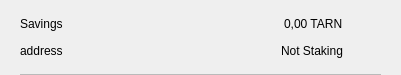
<?xml version="1.0" encoding="UTF-8"?>
<ui version="4.0">
 <class>CSRow</class>
 <widget class="QWidget" name="CSRow">
  <property name="geometry">
   <rect>
    <x>0</x>
    <y>0</y>
    <width>401</width>
    <height>75</height>
   </rect>
  </property>
  <property name="windowTitle">
   <string>Form</string>
  </property>
  <layout class="QVBoxLayout" name="verticalLayout">
   <property name="spacing">
    <number>0</number>
   </property>
   <property name="leftMargin">
    <number>20</number>
   </property>
   <property name="topMargin">
    <number>10</number>
   </property>
   <property name="rightMargin">
    <number>20</number>
   </property>
   <property name="bottomMargin">
    <number>0</number>
   </property>
   <item>
    <widget class="QWidget" name="info" native="true">
     <property name="minimumSize">
      <size>
       <width>0</width>
       <height>0</height>
      </size>
     </property>
     <layout class="QHBoxLayout" name="horizontalLayout_3">
      <property name="leftMargin">
       <number>0</number>
      </property>
      <property name="topMargin">
       <number>0</number>
      </property>
      <property name="rightMargin">
       <number>0</number>
      </property>
      <property name="bottomMargin">
       <number>10</number>
      </property>
      <item>
       <widget class="QWidget" name="container" native="true">
        <property name="minimumSize">
         <size>
          <width>0</width>
          <height>0</height>
         </size>
        </property>
        <layout class="QVBoxLayout" name="verticalLayout_2">
         <property name="spacing">
          <number>0</number>
         </property>
         <property name="leftMargin">
          <number>0</number>
         </property>
         <property name="topMargin">
          <number>0</number>
         </property>
         <property name="rightMargin">
          <number>0</number>
         </property>
         <property name="bottomMargin">
          <number>0</number>
         </property>
         <item>
          <layout class="QHBoxLayout" name="horizontalLayout">
           <item>
            <widget class="QLabel" name="labelName">
             <property name="toolTip">
              <string notr="true"/>
             </property>
             <property name="text">
              <string>Savings</string>
             </property>
            </widget>
           </item>
           <item>
            <spacer name="horizontalSpacer">
             <property name="orientation">
              <enum>Qt::Horizontal</enum>
             </property>
             <property name="sizeHint" stdset="0">
              <size>
               <width>40</width>
               <height>20</height>
              </size>
             </property>
            </spacer>
           </item>
           <item>
            <widget class="QLabel" name="labelAmount">
             <property name="text">
              <string>0,00 TARN</string>
             </property>
            </widget>
           </item>
          </layout>
         </item>
         <item>
          <layout class="QHBoxLayout" name="horizontalLayout_2">
           <item>
            <widget class="QLabel" name="labelAddress">
             <property name="toolTip">
              <string notr="true"/>
             </property>
             <property name="text">
              <string>address</string>
             </property>
            </widget>
           </item>
           <item>
            <spacer name="horizontalSpacer_2">
             <property name="orientation">
              <enum>Qt::Horizontal</enum>
             </property>
             <property name="sizeHint" stdset="0">
              <size>
               <width>40</width>
               <height>20</height>
              </size>
             </property>
            </spacer>
           </item>
           <item>
            <widget class="QLabel" name="labelStaking">
             <property name="text">
              <string>Not Staking</string>
             </property>
            </widget>
           </item>
          </layout>
         </item>
        </layout>
       </widget>
      </item>
      <item alignment="Qt::AlignHCenter|Qt::AlignVCenter">
       <widget class="QPushButton" name="pushButtonMenu">
        <property name="minimumSize">
         <size>
          <width>24</width>
          <height>24</height>
         </size>
        </property>
        <property name="maximumSize">
         <size>
          <width>32</width>
          <height>32</height>
         </size>
        </property>
        <property name="focusPolicy">
         <enum>Qt::NoFocus</enum>
        </property>
        <property name="styleSheet">
         <string notr="true">border:none; background-color:transparent;</string>
        </property>
        <property name="text">
         <string/>
        </property>
        <property name="icon">
         <iconset>
          <normaloff>://ic-menu-hover</normaloff>://ic-menu-hover</iconset>
        </property>
        <property name="iconSize">
         <size>
          <width>24</width>
          <height>24</height>
         </size>
        </property>
       </widget>
      </item>
     </layout>
    </widget>
   </item>
   <item>
    <widget class="QLabel" name="lblDivisory">
     <property name="minimumSize">
      <size>
       <width>0</width>
       <height>1</height>
      </size>
     </property>
     <property name="maximumSize">
      <size>
       <width>16777215</width>
       <height>1</height>
      </size>
     </property>
     <property name="styleSheet">
      <string notr="true">background-color:#bababa;</string>
     </property>
     <property name="text">
      <string/>
     </property>
     <property name="alignment">
      <set>Qt::AlignBottom|Qt::AlignLeading|Qt::AlignLeft</set>
     </property>
    </widget>
   </item>
  </layout>
 </widget>
 <resources/>
 <connections/>
</ui>
